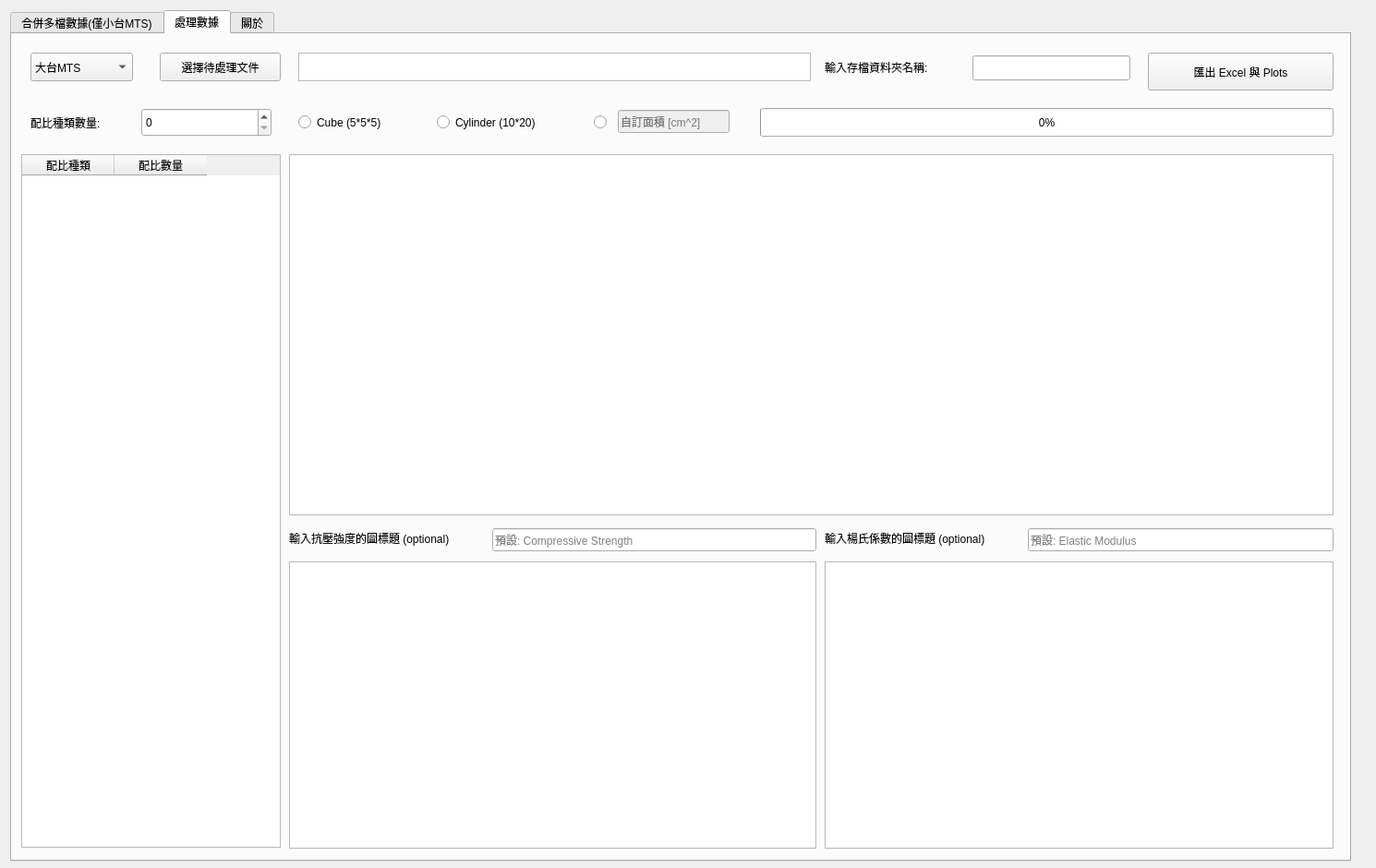
<?xml version="1.0" encoding="UTF-8"?>
<ui version="4.0">
 <class>Form</class>
 <widget class="QWidget" name="Form">
  <property name="geometry">
   <rect>
    <x>0</x>
    <y>0</y>
    <width>1490</width>
    <height>940</height>
   </rect>
  </property>
  <property name="minimumSize">
   <size>
    <width>1490</width>
    <height>940</height>
   </size>
  </property>
  <property name="maximumSize">
   <size>
    <width>1490</width>
    <height>940</height>
   </size>
  </property>
  <property name="windowTitle">
   <string>Form</string>
  </property>
  <widget class="QTabWidget" name="tabWidget">
   <property name="geometry">
    <rect>
     <x>11</x>
     <y>11</y>
     <width>1452</width>
     <height>922</height>
    </rect>
   </property>
   <property name="minimumSize">
    <size>
     <width>1452</width>
     <height>922</height>
    </size>
   </property>
   <property name="maximumSize">
    <size>
     <width>1600</width>
     <height>922</height>
    </size>
   </property>
   <property name="font">
    <font>
     <pointsize>9</pointsize>
    </font>
   </property>
   <property name="cursor">
    <cursorShape>ArrowCursor</cursorShape>
   </property>
   <property name="tabShape">
    <enum>QTabWidget::Rounded</enum>
   </property>
   <property name="currentIndex">
    <number>1</number>
   </property>
   <property name="elideMode">
    <enum>Qt::ElideNone</enum>
   </property>
   <property name="usesScrollButtons">
    <bool>true</bool>
   </property>
   <property name="documentMode">
    <bool>false</bool>
   </property>
   <property name="tabsClosable">
    <bool>false</bool>
   </property>
   <property name="movable">
    <bool>false</bool>
   </property>
   <property name="tabBarAutoHide">
    <bool>false</bool>
   </property>
   <widget class="QWidget" name="tab_1">
    <attribute name="title">
     <string>合併多檔數據(僅小台MTS)</string>
    </attribute>
    <widget class="QPushButton" name="select_multiple_files_btn">
     <property name="geometry">
      <rect>
       <x>10</x>
       <y>10</y>
       <width>171</width>
       <height>31</height>
      </rect>
     </property>
     <property name="minimumSize">
      <size>
       <width>75</width>
       <height>23</height>
      </size>
     </property>
     <property name="text">
      <string>加入想要合併的文件</string>
     </property>
     <property name="checkable">
      <bool>false</bool>
     </property>
    </widget>
    <widget class="QPushButton" name="merge_btn">
     <property name="geometry">
      <rect>
       <x>1230</x>
       <y>330</y>
       <width>131</width>
       <height>31</height>
      </rect>
     </property>
     <property name="text">
      <string>合併多檔</string>
     </property>
    </widget>
    <widget class="QToolButton" name="move_up_btn">
     <property name="geometry">
      <rect>
       <x>1230</x>
       <y>90</y>
       <width>131</width>
       <height>31</height>
      </rect>
     </property>
     <property name="text">
      <string>上移</string>
     </property>
    </widget>
    <widget class="QToolButton" name="move_down_btn">
     <property name="geometry">
      <rect>
       <x>1230</x>
       <y>130</y>
       <width>131</width>
       <height>31</height>
      </rect>
     </property>
     <property name="text">
      <string>下移</string>
     </property>
    </widget>
    <widget class="QLabel" name="label_2">
     <property name="geometry">
      <rect>
       <x>1230</x>
       <y>50</y>
       <width>211</width>
       <height>21</height>
      </rect>
     </property>
     <property name="text">
      <string>由上到下代表合併的先後順序</string>
     </property>
    </widget>
    <widget class="QTableView" name="tableView">
     <property name="geometry">
      <rect>
       <x>10</x>
       <y>50</y>
       <width>1201</width>
       <height>831</height>
      </rect>
     </property>
     <attribute name="horizontalHeaderCascadingSectionResizes">
      <bool>true</bool>
     </attribute>
     <attribute name="horizontalHeaderDefaultSectionSize">
      <number>1100</number>
     </attribute>
    </widget>
    <widget class="QLabel" name="label_5">
     <property name="geometry">
      <rect>
       <x>1230</x>
       <y>260</y>
       <width>171</width>
       <height>21</height>
      </rect>
     </property>
     <property name="text">
      <string>輸入合併後的新檔名:</string>
     </property>
    </widget>
    <widget class="QLineEdit" name="save_merge_file_name_input">
     <property name="geometry">
      <rect>
       <x>1230</x>
       <y>290</y>
       <width>131</width>
       <height>27</height>
      </rect>
     </property>
    </widget>
    <widget class="QToolButton" name="delete_one_file_btn">
     <property name="geometry">
      <rect>
       <x>1230</x>
       <y>170</y>
       <width>131</width>
       <height>31</height>
      </rect>
     </property>
     <property name="text">
      <string>移除檔案</string>
     </property>
    </widget>
    <widget class="QToolButton" name="delete_all_files_btn">
     <property name="geometry">
      <rect>
       <x>1230</x>
       <y>210</y>
       <width>131</width>
       <height>31</height>
      </rect>
     </property>
     <property name="text">
      <string>全部移除</string>
     </property>
    </widget>
   </widget>
   <widget class="QWidget" name="tab_2">
    <attribute name="title">
     <string>處理數據</string>
    </attribute>
    <widget class="QPushButton" name="select_input_file_btn">
     <property name="geometry">
      <rect>
       <x>160</x>
       <y>20</y>
       <width>131</width>
       <height>31</height>
      </rect>
     </property>
     <property name="minimumSize">
      <size>
       <width>75</width>
       <height>23</height>
      </size>
     </property>
     <property name="text">
      <string>選擇待處理文件</string>
     </property>
     <property name="checkable">
      <bool>false</bool>
     </property>
    </widget>
    <widget class="QTextBrowser" name="path_txt">
     <property name="geometry">
      <rect>
       <x>310</x>
       <y>20</y>
       <width>555</width>
       <height>31</height>
      </rect>
     </property>
     <property name="minimumSize">
      <size>
       <width>500</width>
       <height>25</height>
      </size>
     </property>
     <property name="readOnly">
      <bool>true</bool>
     </property>
     <property name="placeholderText">
      <string/>
     </property>
    </widget>
    <widget class="QRadioButton" name="cube_checkbox">
     <property name="geometry">
      <rect>
       <x>310</x>
       <y>80</y>
       <width>121</width>
       <height>31</height>
      </rect>
     </property>
     <property name="minimumSize">
      <size>
       <width>89</width>
       <height>16</height>
      </size>
     </property>
     <property name="text">
      <string>Cube (5*5*5)</string>
     </property>
    </widget>
    <widget class="QRadioButton" name="cylinder_checkbox">
     <property name="geometry">
      <rect>
       <x>460</x>
       <y>80</y>
       <width>121</width>
       <height>31</height>
      </rect>
     </property>
     <property name="minimumSize">
      <size>
       <width>105</width>
       <height>16</height>
      </size>
     </property>
     <property name="text">
      <string>Cylinder (10*20)</string>
     </property>
    </widget>
    <widget class="QLabel" name="ratio_type_label">
     <property name="geometry">
      <rect>
       <x>20</x>
       <y>80</y>
       <width>105</width>
       <height>31</height>
      </rect>
     </property>
     <property name="text">
      <string>配比種類數量:</string>
     </property>
     <property name="textFormat">
      <enum>Qt::AutoText</enum>
     </property>
    </widget>
    <widget class="QGraphicsView" name="graphicsView_all">
     <property name="geometry">
      <rect>
       <x>300</x>
       <y>130</y>
       <width>1131</width>
       <height>391</height>
      </rect>
     </property>
    </widget>
    <widget class="QTableWidget" name="ratio_widget">
     <property name="geometry">
      <rect>
       <x>10</x>
       <y>130</y>
       <width>281</width>
       <height>751</height>
      </rect>
     </property>
     <property name="minimumSize">
      <size>
       <width>221</width>
       <height>428</height>
      </size>
     </property>
     <property name="lineWidth">
      <number>1</number>
     </property>
     <property name="alternatingRowColors">
      <bool>true</bool>
     </property>
     <property name="sortingEnabled">
      <bool>false</bool>
     </property>
     <property name="rowCount">
      <number>0</number>
     </property>
     <property name="columnCount">
      <number>2</number>
     </property>
     <attribute name="horizontalHeaderCascadingSectionResizes">
      <bool>false</bool>
     </attribute>
     <attribute name="horizontalHeaderStretchLastSection">
      <bool>false</bool>
     </attribute>
     <attribute name="verticalHeaderVisible">
      <bool>false</bool>
     </attribute>
     <column>
      <property name="text">
       <string>配比種類</string>
      </property>
     </column>
     <column>
      <property name="text">
       <string>配比數量</string>
      </property>
     </column>
    </widget>
    <widget class="QGraphicsView" name="graphicsView_comp">
     <property name="geometry">
      <rect>
       <x>300</x>
       <y>571</y>
       <width>571</width>
       <height>311</height>
      </rect>
     </property>
    </widget>
    <widget class="QGraphicsView" name="graphicsView_em">
     <property name="geometry">
      <rect>
       <x>880</x>
       <y>571</y>
       <width>551</width>
       <height>311</height>
      </rect>
     </property>
    </widget>
    <widget class="QLabel" name="save_folder_label">
     <property name="geometry">
      <rect>
       <x>880</x>
       <y>20</y>
       <width>151</width>
       <height>31</height>
      </rect>
     </property>
     <property name="text">
      <string>輸入存檔資料夾名稱:</string>
     </property>
    </widget>
    <widget class="QLineEdit" name="save_file_name_input">
     <property name="geometry">
      <rect>
       <x>1040</x>
       <y>23</y>
       <width>171</width>
       <height>27</height>
      </rect>
     </property>
    </widget>
    <widget class="QLabel" name="comp_label">
     <property name="geometry">
      <rect>
       <x>300</x>
       <y>535</y>
       <width>211</width>
       <height>21</height>
      </rect>
     </property>
     <property name="text">
      <string>輸入抗壓強度的圖標題 (optional)</string>
     </property>
    </widget>
    <widget class="QLineEdit" name="comp_title_input">
     <property name="geometry">
      <rect>
       <x>520</x>
       <y>535</y>
       <width>351</width>
       <height>25</height>
      </rect>
     </property>
     <property name="placeholderText">
      <string>預設: Compressive Strength</string>
     </property>
    </widget>
    <widget class="QLabel" name="em_label">
     <property name="geometry">
      <rect>
       <x>880</x>
       <y>535</y>
       <width>221</width>
       <height>21</height>
      </rect>
     </property>
     <property name="text">
      <string>輸入楊氏係數的圖標題 (optional)</string>
     </property>
    </widget>
    <widget class="QLineEdit" name="em_title_input">
     <property name="geometry">
      <rect>
       <x>1100</x>
       <y>535</y>
       <width>331</width>
       <height>25</height>
      </rect>
     </property>
     <property name="maximumSize">
      <size>
       <width>380</width>
       <height>25</height>
      </size>
     </property>
     <property name="placeholderText">
      <string>預設: Elastic Modulus</string>
     </property>
    </widget>
    <widget class="QProgressBar" name="progressBar">
     <property name="geometry">
      <rect>
       <x>810</x>
       <y>80</y>
       <width>621</width>
       <height>31</height>
      </rect>
     </property>
     <property name="minimumSize">
      <size>
       <width>180</width>
       <height>25</height>
      </size>
     </property>
     <property name="value">
      <number>0</number>
     </property>
    </widget>
    <widget class="QSpinBox" name="ratio_num_spinbox">
     <property name="geometry">
      <rect>
       <x>140</x>
       <y>80</y>
       <width>141</width>
       <height>31</height>
      </rect>
     </property>
     <property name="minimumSize">
      <size>
       <width>37</width>
       <height>20</height>
      </size>
     </property>
    </widget>
    <widget class="QPushButton" name="plot_btn">
     <property name="geometry">
      <rect>
       <x>1230</x>
       <y>20</y>
       <width>201</width>
       <height>41</height>
      </rect>
     </property>
     <property name="minimumSize">
      <size>
       <width>150</width>
       <height>25</height>
      </size>
     </property>
     <property name="text">
      <string>匯出 Excel 與 Plots</string>
     </property>
    </widget>
    <widget class="QRadioButton" name="custom_area_checkbox">
     <property name="geometry">
      <rect>
       <x>630</x>
       <y>80</y>
       <width>121</width>
       <height>31</height>
      </rect>
     </property>
     <property name="minimumSize">
      <size>
       <width>105</width>
       <height>16</height>
      </size>
     </property>
     <property name="text">
      <string/>
     </property>
    </widget>
    <widget class="QLineEdit" name="custom_area_input">
     <property name="enabled">
      <bool>false</bool>
     </property>
     <property name="geometry">
      <rect>
       <x>656</x>
       <y>82</y>
       <width>121</width>
       <height>25</height>
      </rect>
     </property>
     <property name="text">
      <string/>
     </property>
     <property name="readOnly">
      <bool>false</bool>
     </property>
     <property name="placeholderText">
      <string>自訂面積 [cm^2]</string>
     </property>
    </widget>
    <widget class="QComboBox" name="MTS_type">
     <property name="geometry">
      <rect>
       <x>20</x>
       <y>20</y>
       <width>111</width>
       <height>31</height>
      </rect>
     </property>
     <property name="currentText">
      <string>大台MTS</string>
     </property>
     <item>
      <property name="text">
       <string>大台MTS</string>
      </property>
     </item>
     <item>
      <property name="text">
       <string>小台MTS</string>
      </property>
     </item>
    </widget>
   </widget>
   <widget class="QWidget" name="tab_3">
    <attribute name="title">
     <string>關於</string>
    </attribute>
    <widget class="QLabel" name="label">
     <property name="geometry">
      <rect>
       <x>30</x>
       <y>30</y>
       <width>1151</width>
       <height>41</height>
      </rect>
     </property>
     <property name="baseSize">
      <size>
       <width>0</width>
       <height>0</height>
      </size>
     </property>
     <property name="font">
      <font>
       <family>Bodoni MT</family>
       <pointsize>15</pointsize>
       <weight>50</weight>
       <bold>false</bold>
      </font>
     </property>
     <property name="text">
      <string>Author: madihsiang (R07)</string>
     </property>
     <property name="openExternalLinks">
      <bool>false</bool>
     </property>
    </widget>
    <widget class="QLabel" name="label_3">
     <property name="geometry">
      <rect>
       <x>30</x>
       <y>80</y>
       <width>1171</width>
       <height>41</height>
      </rect>
     </property>
     <property name="baseSize">
      <size>
       <width>0</width>
       <height>0</height>
      </size>
     </property>
     <property name="font">
      <font>
       <family>Bodoni MT</family>
       <pointsize>15</pointsize>
       <weight>50</weight>
       <bold>false</bold>
      </font>
     </property>
     <property name="text">
      <string>Advisor: Chan, Yin-Wen, Ph.D.</string>
     </property>
     <property name="openExternalLinks">
      <bool>false</bool>
     </property>
    </widget>
    <widget class="QLabel" name="label_4">
     <property name="geometry">
      <rect>
       <x>30</x>
       <y>130</y>
       <width>1211</width>
       <height>41</height>
      </rect>
     </property>
     <property name="baseSize">
      <size>
       <width>0</width>
       <height>0</height>
      </size>
     </property>
     <property name="font">
      <font>
       <family>Bodoni MT</family>
       <pointsize>15</pointsize>
       <weight>50</weight>
       <bold>false</bold>
      </font>
     </property>
     <property name="text">
      <string> Tutorial: &lt;a href=&quot;https://github.com/DysonMa/MTS-Data-Transformer/&quot;&gt;How to use this? &lt;/a&gt; (Right click and copy link)</string>
     </property>
     <property name="openExternalLinks">
      <bool>false</bool>
     </property>
    </widget>
   </widget>
  </widget>
 </widget>
 <resources/>
 <connections/>
</ui>
